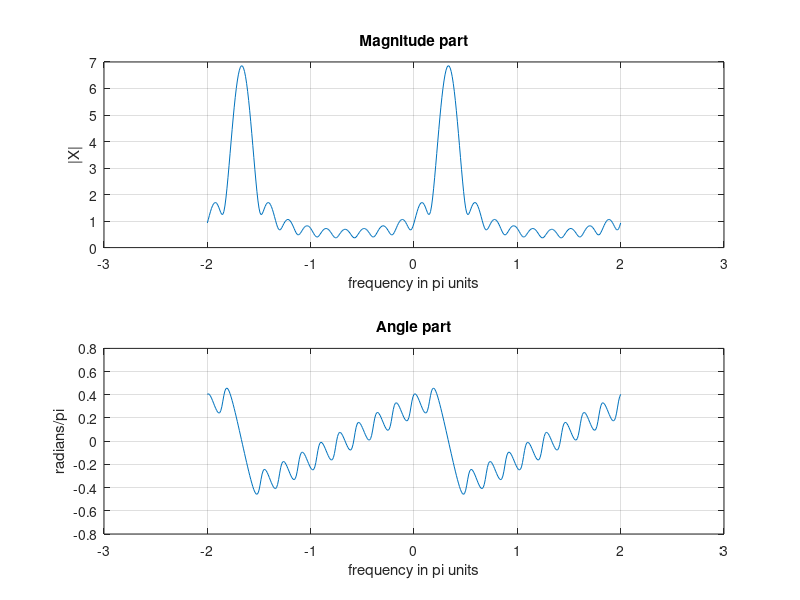

MATLAB code for this plot:
n = 0:10;
x = (0.9 * exp(j*pi/3) ).^ n;
k = -200 : 200;
w = (pi / 100) * k;
X = x * (exp(-j * pi / 100)) .^ (n' * k);
magX = abs(X);
angX = angle(X);


subplot(2,1,1); plot(w/pi, magX); grid
xlabel('frequency in pi units'); ylabel('|X|');title('Magnitude part')

subplot(2,1,2); plot(w/pi, angX/pi); grid
xlabel('frequency in pi units'); ylabel('radians/pi');  title('Angle part')
